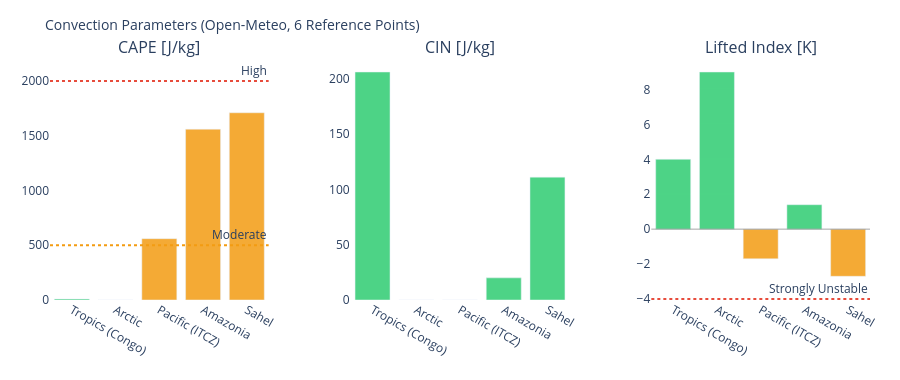

Here is the notebook cell this chart was saved with:
### Markdown cell above
---
## 3. Visualizations

### Code cell
# ============================================================
# CAPE / CIN / LIFTED INDEX – Convection potential
# ============================================================

if not df_atm.empty:
    fig = make_subplots(
        rows=1, cols=3,
        subplot_titles=['CAPE [J/kg]', 'CIN [J/kg]', 'Lifted Index [K]'],
        horizontal_spacing=0.1
    )
    pts = df_atm['point'].tolist()
    pt_colors = ['#E85D24','#185FA5','#888780','#378ADD','#639922','#F2A623']

    # CAPE – höher = mehr Gewitterpotential
    cape_vals = df_atm['cape'].fillna(0).tolist()
    cape_colors = ['#e74c3c' if v > 2000 else '#f39c12' if v > 500 else '#2ecc71'
                   for v in cape_vals]
    fig.add_trace(go.Bar(x=pts, y=cape_vals, marker_color=cape_colors,
                         opacity=0.85, showlegend=False), row=1, col=1)
    fig.add_hline(y=2000, line_dash='dot', line_color='#e74c3c',
                  annotation_text='High', row=1, col=1)
    fig.add_hline(y=500,  line_dash='dot', line_color='#f39c12',
                  annotation_text='Moderate', row=1, col=1)

    # CIN – negativer = stärker gedeckelt (weniger Auslöse)
    cin_vals = df_atm['cin'].fillna(0).tolist()
    cin_colors = ['#e74c3c' if v < -200 else '#f39c12' if v < -50 else '#2ecc71'
                  for v in cin_vals]
    fig.add_trace(go.Bar(x=pts, y=cin_vals, marker_color=cin_colors,
                         opacity=0.85, showlegend=False), row=1, col=2)

    # Lifted Index – negativ = instabil
    li_vals = df_atm['li'].fillna(0).tolist()
    li_colors = ['#e74c3c' if v < -4 else '#f39c12' if v < 0 else '#2ecc71'
                 for v in li_vals]
    fig.add_trace(go.Bar(x=pts, y=li_vals, marker_color=li_colors,
                         opacity=0.85, showlegend=False), row=1, col=3)
    fig.add_hline(y=0, line_color='gray', line_width=0.7, row=1, col=3)
    fig.add_hline(y=-4, line_dash='dot', line_color='#e74c3c',
                  annotation_text='Strongly Unstable', row=1, col=3)

    fig.update_layout(
        title=dict(text='Convection Parameters (Open-Meteo, 6 Reference Points)', font=dict(size=14)),
        height=380, plot_bgcolor='rgba(0,0,0,0)', paper_bgcolor='rgba(0,0,0,0)',
        margin=dict(l=50, r=30, t=60, b=80)
    )
    fig.update_xaxes(tickangle=30)
    fig.show()

### Figure 1 — Plotly figure (JSON) as saved in the notebook; plotly's stock layout.template omitted (floating-point values rounded to 4 significant figures)
{"data": [{"marker": {"color": ["#2ecc71", "#2ecc71", "#f39c12", "#f39c12", "#f39c12"]}, "opacity": 0.85, "showlegend": false, "type": "bar", "x": ["Tropics (Congo)", "Arctic", "Pacific (ITCZ)", "Amazonia", "Sahel"], "xaxis": "x", "y": [10.0, 0.0, 560.0, 1560.0, 1710.0], "yaxis": "y"}, {"marker": {"color": ["#2ecc71", "#2ecc71", "#2ecc71", "#2ecc71", "#2ecc71"]}, "opacity": 0.85, "showlegend": false, "type": "bar", "x": ["Tropics (Congo)", "Arctic", "Pacific (ITCZ)", "Amazonia", "Sahel"], "xaxis": "x2", "y": [206.0, 0.0, 0.0, 20.0, 111.0], "yaxis": "y2"}, {"marker": {"color": ["#2ecc71", "#2ecc71", "#f39c12", "#2ecc71", "#f39c12"]}, "opacity": 0.85, "showlegend": false, "type": "bar", "x": ["Tropics (Congo)", "Arctic", "Pacific (ITCZ)", "Amazonia", "Sahel"], "xaxis": "x3", "y": [4.0, 9.0, -1.7, 1.4, -2.7], "yaxis": "y3"}], "layout": {"annotations": [{"font": {"size": 16}, "showarrow": false, "text": "CAPE [J/kg]", "x": 0.1333, "xanchor": "center", "xref": "paper", "y": 1.0, "yanchor": "bottom", "yref": "paper"}, {"font": {"size": 16}, "showarrow": false, "text": "CIN [J/kg]", "x": 0.5, "xanchor": "center", "xref": "paper", "y": 1.0, "yanchor": "bottom", "yref": "paper"}, {"font": {"size": 16}, "showarrow": false, "text": "Lifted Index [K]", "x": 0.8667, "xanchor": "center", "xref": "paper", "y": 1.0, "yanchor": "bottom", "yref": "paper"}, {"showarrow": false, "text": "High", "x": 1, "xanchor": "right", "xref": "x domain", "y": 2000, "yanchor": "bottom", "yref": "y"}, {"showarrow": false, "text": "Moderate", "x": 1, "xanchor": "right", "xref": "x domain", "y": 500, "yanchor": "bottom", "yref": "y"}, {"showarrow": false, "text": "Strongly Unstable", "x": 1, "xanchor": "right", "xref": "x3 domain", "y": -4, "yanchor": "bottom", "yref": "y3"}], "height": 380, "margin": {"b": 80, "l": 50, "r": 30, "t": 60}, "paper_bgcolor": "rgba(0,0,0,0)", "plot_bgcolor": "rgba(0,0,0,0)", "shapes": [{"line": {"color": "#e74c3c", "dash": "dot"}, "type": "line", "x0": 0, "x1": 1, "xref": "x domain", "y0": 2000, "y1": 2000, "yref": "y"}, {"line": {"color": "#f39c12", "dash": "dot"}, "type": "line", "x0": 0, "x1": 1, "xref": "x domain", "y0": 500, "y1": 500, "yref": "y"}, {"line": {"color": "gray", "width": 0.7}, "type": "line", "x0": 0, "x1": 1, "xref": "x3 domain", "y0": 0, "y1": 0, "yref": "y3"}, {"line": {"color": "#e74c3c", "dash": "dot"}, "type": "line", "x0": 0, "x1": 1, "xref": "x3 domain", "y0": -4, "y1": -4, "yref": "y3"}], "title": {"font": {"size": 14}, "text": "Convection Parameters (Open-Meteo, 6 Reference Points)"}, "xaxis": {"anchor": "y", "domain": [0.0, 0.2667], "tickangle": 30}, "xaxis2": {"anchor": "y2", "domain": [0.3667, 0.6333], "tickangle": 30}, "xaxis3": {"anchor": "y3", "domain": [0.7333, 1.0], "tickangle": 30}, "yaxis": {"anchor": "x", "domain": [0.0, 1.0]}, "yaxis2": {"anchor": "x2", "domain": [0.0, 1.0]}, "yaxis3": {"anchor": "x3", "domain": [0.0, 1.0]}}}
